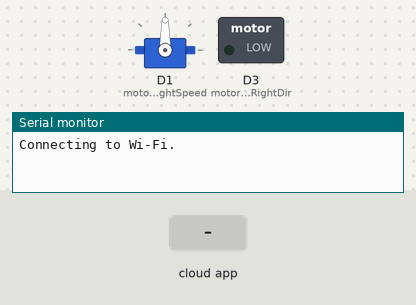
Bench run of a sketch on a simulated ESP8266 (NodeMCU). Shown: servo, switched loads named in the sketch (green lamp = pin HIGH), the last lines printed to the serial monitor. Inputs (shaded band) come from the test bench. WiFi joins after 1.5 s; servers stay silent unless stated; the Firebase database answers and starts empty.

Above: at 0.1 s.
At 2.7 s:
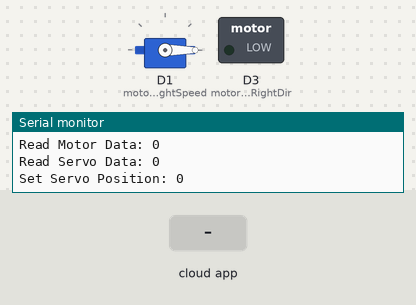
2.8 s: the phone or cloud app sets data to 1
At 3.5 s:
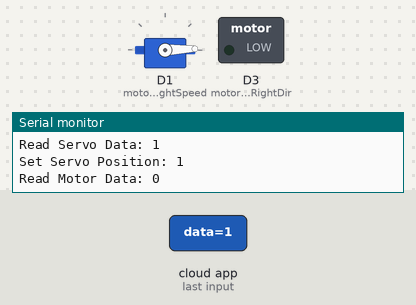
Timing chart, 0 to 5.8 s (numbered marks = the images above; inputs shaded):
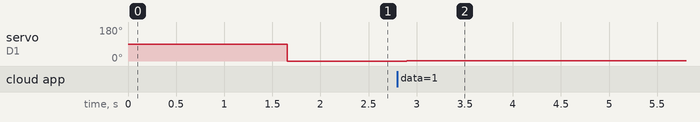

Measured:
- after the input at 2.8 s, servo on D1 (motorPinRightSpeed): 0° → 2° after 0.10 s

The sketch:

motor_yServo.ino
```cpp
#include <Arduino.h>
#include <ESP8266WiFi.h>
#include <Firebase_ESP_Client.h>
#include <Servo.h>

// Provide the token generation process info.
#include "addons/TokenHelper.h"
// Provide the RTDB payload printing info and other helper functions.
#include "addons/RTDBHelper.h"

// Insert your network credentials
#define WIFI_SSID "ABB_Gym_IOT"
#define WIFI_PASSWORD "Welcome2abb"

#define motorPinRightDir 0  // Replace with the appropriate GPIO pin for motor direction
#define motorPinRightSpeed 5  // Replace with the appropriate GPIO pin for motor speed

// Insert Firebase project API Key
#define API_KEY "AIzaSyABXTpgXJhHMPcv9E5jb8VYCoGFzjvX3Rg"

// Insert RTDB URL
#define DATABASE_URL "https://clawmachine-37996-default-rtdb.europe-west1.firebasedatabase.app/"

// Define Firebase Data object
FirebaseData fbdo;

FirebaseAuth auth;
FirebaseConfig config;

Servo servo; // Create a Servo object

unsigned long readDataPrevMillis = 0;
bool signupOK = false;

void setup()
{
  servo.attach(5);
  Serial.begin(115200);
  WiFi.begin(WIFI_SSID, WIFI_PASSWORD);
  Serial.print("Connecting to Wi-Fi");
  while (WiFi.status() != WL_CONNECTED)
  {
    Serial.print(".");
    delay(300);
  }
  Serial.println();
  Serial.print("Connected with IP: ");
  Serial.println(WiFi.localIP());
  Serial.println();

  servo.attach(D1); // Attach the servo to pin D1

  /* Assign the api key (required) */
  config.api_key = API_KEY;

  /* Assign the RTDB URL (required) */
  config.database_url = DATABASE_URL;

  /* Sign up */
  if (Firebase.signUp(&config, &auth, "", ""))
  {
    Serial.println("ok");
    signupOK = true;
  }
  else
  {
    Serial.printf("%s\n", config.signer.signupError.message.c_str());
  }

  /* Assign the callback function for the long-running token generation task */
  config.token_status_callback = tokenStatusCallback; // See addons/TokenHelper.h

  Firebase.begin(&config, &auth);
  Firebase.reconnectWiFi(true);

  pinMode(motorPinRightDir, OUTPUT);
  pinMode(motorPinRightSpeed, OUTPUT);
}

void loop()
{
  if (Firebase.ready() && (millis() - readDataPrevMillis > 10 || readDataPrevMillis == 0))
  {
    readDataPrevMillis = millis();

    // Read an Int number from the database path servo/slider
    int ServoData;
    if (Firebase.RTDB.getInt(&fbdo, "servo/data"))
    {
      ServoData = fbdo.intData();
      Serial.println("Read Servo Data: " + String(ServoData));

      // Set the position of the servo based on the retrieved value
      setServoPosition(ServoData);
    }
    else
    {
      Serial.println("Failed to read Servo data. Reason: " + fbdo.errorReason());
    }

    // Read an Int number from the database path motor/data
    int MotorData;
    if (Firebase.RTDB.getInt(&fbdo, "motor/data"))
    {
      MotorData = fbdo.intData();
      Serial.println("Read Motor Data: " + String(MotorData, 2));

      setMotorPosition(MotorData);
    }
    else
    {
      Serial.println("Failed to read Motor data. Reason: " + fbdo.errorReason());
    }
  }
}

void setServoPosition(int position)
{
  // Ensure the position is within valid range (0 to 90)
  position = constrain(position, 0, 90);

  // Map the position to servo range (adjust if needed)
  int servoPosition = map(position, 0, 90, 0, 180);

  // Set the position of the servo
  servo.write(servoPosition);

  Serial.println("Set Servo Position: " + String(position));
  delay(10); // Add a delay to allow servo to reach the desired position
}

void setMotorPosition(int MotorData)
{
  if (MotorData == 0)
  {
    analogWrite(motorPinRightSpeed, 0);
  }
  else if (MotorData == 1)
  {
    // Adjust the direction pin value based on your motor's requirement
    digitalWrite(motorPinRightDir, 1);  // or LOW depending on your motor
    analogWrite(motorPinRightSpeed, 900);

  }
    else if (MotorData == 2)
  {
    // Adjust the direction pin value based on your motor's requirement
    digitalWrite(motorPinRightDir, 0);  // or LOW depending on your motor
    analogWrite(motorPinRightSpeed, 1000);
  }
}
```
